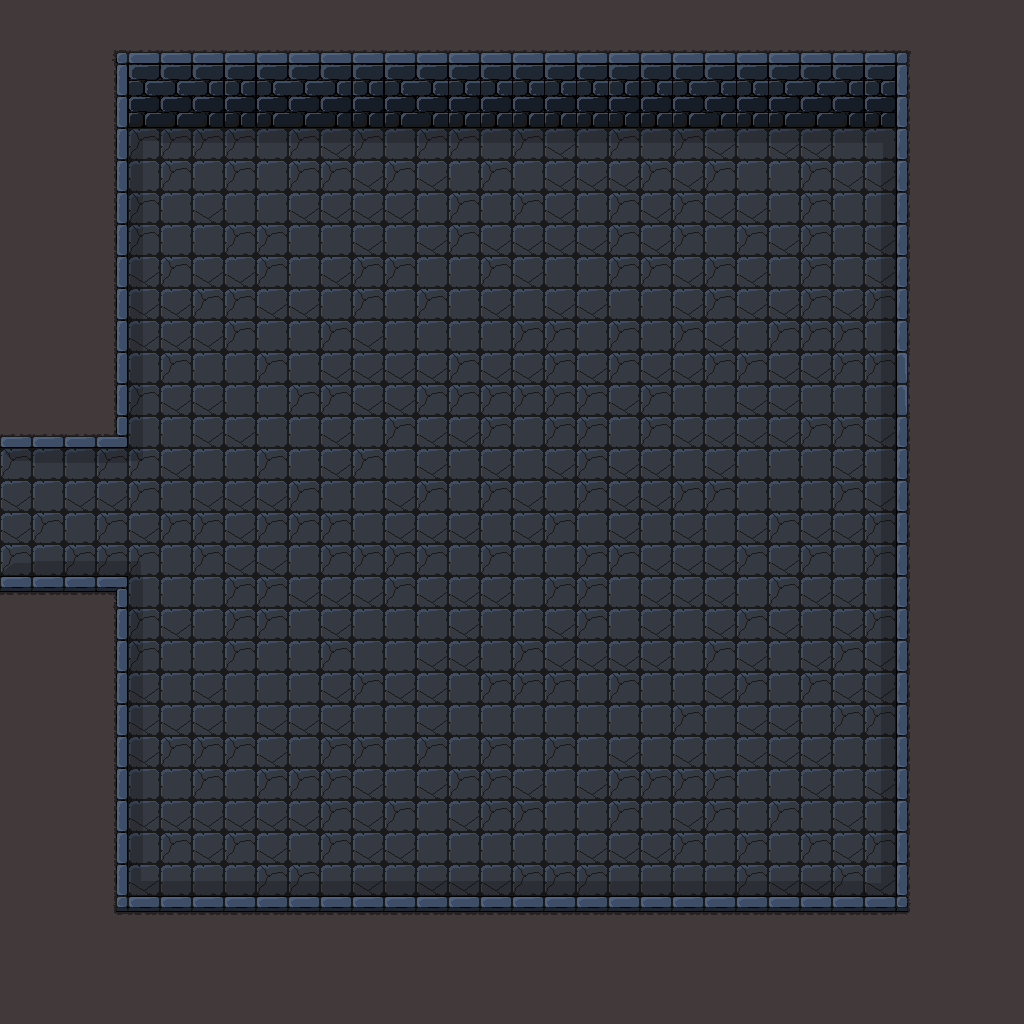

Rendered tile map (Tiled .tmx) drawn with the repository's tilesets; below, a short description and the map source with its tile grids summarised:
An orthogonal 32x32 tile map with 32x32 px tiles, 2 tile layers (Tile Layer 1, Tile Layer 2) and 9 objects.

<map version="1.0" orientation="orthogonal" renderorder="right-down" width="32" height="32" tilewidth="32" tileheight="32" nextobjectid="23">
 <tileset firstgid="1" name="dungeon" tilewidth="32" tileheight="32" tilecount="64">
  <image source="../assets/Sprites/Worlds/dungeon.png" width="256" height="256" />
 </tileset>
 <layer name="Tile Layer 1" width="32" height="32">
  <data>[1024 cells, 1024 non-empty, 4 distinct tile ids]</data>
 </layer>
 <layer name="Tile Layer 2" width="32" height="32">
  <data>[1024 cells, 351 non-empty, 23 distinct tile ids]</data>
 </layer>
 <objectgroup name="Object Layer 1">
  <object id="9" x="119" y="52" width="787" height="46" />
  <object id="10" x="896" y="53" width="16" height="854" />
  <object id="13" x="115" y="896" width="330" height="17" />
  <object id="14" x="579" y="898" width="332" height="13" />
  <object id="18" x="432" y="900" width="180" height="12" />
  <object id="19" x="114.667" y="582.667" width="12" height="329.333" />
  <object id="20" x="2.66667" y="578.667" width="122.667" height="13.3333" />
  <object id="21" x="-2.66667" y="433.333" width="129.333" height="12" />
  <object id="22" x="113.333" y="61.3333" width="13.3333" height="382.667" />
 </objectgroup>
</map>
